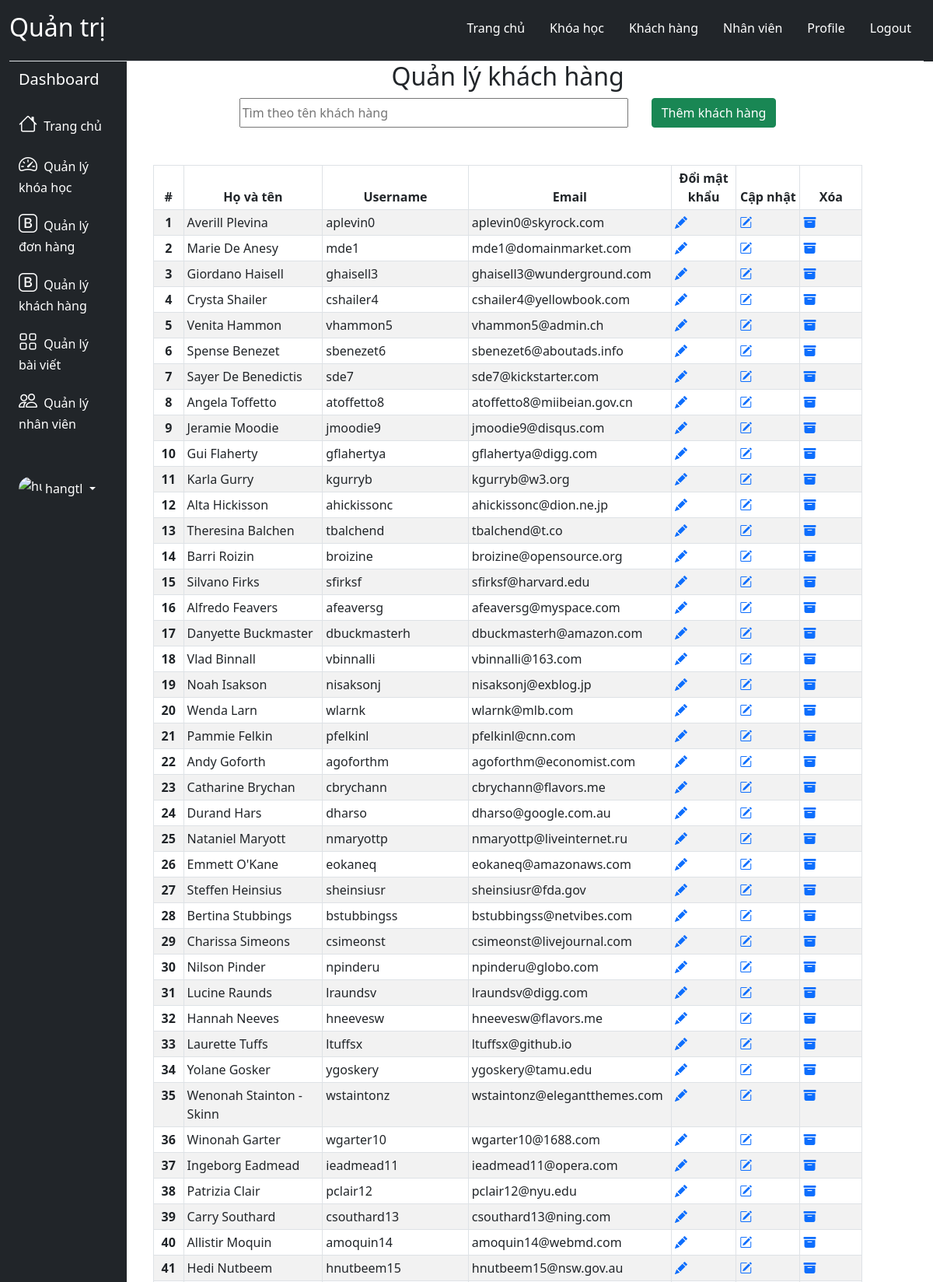
Page /admin/customersManagement.php (signed in, upper part) on the committed database.
### tables this page shows
CREATE TABLE `tbl_customer` (
  `id_customer` int(10) UNSIGNED NOT NULL,
  `username` varchar(255) NOT NULL,
  `password` varchar(255) NOT NULL,
  `fullname` varchar(255) NOT NULL,
  `email` varchar(100) NOT NULL,
  `datebirth` date NOT NULL,
  `address` varchar(255) DEFAULT NULL,
  `phone` varchar(11) DEFAULT NULL,
  `bigold` int(10) DEFAULT NULL
);

### admin/customersManagement.php (the view, shortened to what this page needs)
<?php
    include('connection.php');
    include("templates/header.php");
?>
    <div id="main-main" class="">
            <h2 class="d-flex justify-content-center">Quản lý khách hàng</h2>
            <div style="">
                <ul class="nav d-flex justify-content-center">
                    <li class="nav-item">
                        <input style="height: 38px; width: 500px;" class="" type="text" id="myInput" onkeyup="myFunction()" placeholder="Tìm theo tên khách hàng" title="Type in a name">
                    </li>
                    <li>
                        <a href="addCustomer.php" class="btn btn-success" style = "margin-left: 30px;">Thêm khách hàng</a>
                    </li>
                </ul>
                <div class="row main-content" style="margin-left: 1%; margin-right: 1%;">
                    <div class=" bg-white">
                        <div id=" list-content">
                            <table class="table table-striped table-sm table-bordered" style="" align="center" id="myTable">
                                <thead>
                                    <tr>
                                        <th scope="col"style="overflow: hidden; text-align: center; width: 40px;">#</th>
                                        <th scope="col"style="overflow: hidden; text-align: center; width: 200px;">Họ và tên</th>
                                        <th scope="col"style="overflow: hidden; text-align: center; width: 200px;">Username</th>
                                        <th scope="col"style="overflow: hidden; text-align: center; width: 200px;">Email</th>
                                        <th scope="col"style="overflow: hidden; text-align: center; width: 100px;">Đổi mật khẩu</th>
                                        <th scope="col"style="overflow: hidden; text-align: center; width: 100px;">Cập nhật</th>
                                        <th scope="col"style="overflow: hidden; text-align: center; width: 100px;">Xóa</th>
                                    </tr>
                                </thead>
                                <tbody>
                                    <?php
                                        $sql = "SELECT * FROM tbl_customer";
                                        $result = mysqli_query($conn,$sql);
                                        if(mysqli_num_rows($result)>0){
                                            $i=1;
                                            while($row = mysqli_fetch_assoc($result)){
                                    ?>
                                    <tr>
                                        <th scope="row" style="overflow: hidden; text-align: center;"><?php echo $i; ?></th>
                                        <td> <?php echo $row['fullname']; ?> </td>
                                        <td > <?php echo $row['username']; ?></td>
                                        <td> <?php echo $row['email']; ?></td>
                                        <td><a href="changePassword.php?myid=<?php echo $row['id_customer']; ?>"><i class="bi bi-pencil-fill"></i></a></td>
                                        <td><a href="editCustomer.php?myid=<?php echo $row['id_customer']; ?>"><i class="bi bi-pencil-square"></i></a></td>
                                        <td><a href="deleteUser.php?myid=<?php echo $row['id_customer']; ?>"><i class="bi bi-archive-fill"></i></a></td>
                                    <?php
                                        $i++;
                                        }
                                    }
                                    ?>
                                </tr>
                            </tbody><br><br>
                        </table>
                    </div>
                </main>
            </div>
<?php
    include("templates/footer.php");
?>

### admin/css/style.css (style rules this page uses)
#main-main { margin: 0; }
.main-content { flex-wrap: nowrap; }

### rows in the picture
tbl_customer: fullname "Averill Plevina", username "aplevin0", email "aplevin0@skyrock.com"
tbl_customer: fullname "Marie De Anesy", username "mde1", email "mde1@domainmarket.com"
tbl_customer: fullname "Giordano Haisell", username "ghaisell3", email "ghaisell3@wunderground.com"
tbl_customer: fullname "Crysta Shailer", username "cshailer4", email "cshailer4@yellowbook.com"
tbl_customer: fullname "Venita Hammon", username "vhammon5", email "vhammon5@admin.ch"
tbl_customer: fullname "Spense Benezet", username "sbenezet6", email "sbenezet6@aboutads.info"
tbl_customer: fullname "Sayer De Benedictis", username "sde7", email "sde7@kickstarter.com"
tbl_customer: fullname "Angela Toffetto", username "atoffetto8", email "atoffetto8@miibeian.gov.cn"
tbl_customer: fullname "Jeramie Moodie", username "jmoodie9", email "jmoodie9@disqus.com"
tbl_customer: fullname "Gui Flaherty", username "gflahertya", email "gflahertya@digg.com"
tbl_customer: fullname "Karla Gurry", username "kgurryb", email "kgurryb@w3.org"
tbl_customer: fullname "Alta Hickisson", username "ahickissonc", email "ahickissonc@dion.ne.jp"
tbl_customer: fullname "Theresina Balchen", username "tbalchend", email "tbalchend@t.co"
tbl_customer: fullname "Barri Roizin", username "broizine", email "broizine@opensource.org"
tbl_customer: fullname "Silvano Firks", username "sfirksf", email "sfirksf@harvard.edu"
tbl_customer: fullname "Alfredo Feavers", username "afeaversg", email "afeaversg@myspace.com"
tbl_customer: fullname "Danyette Buckmaster", username "dbuckmasterh", email "dbuckmasterh@amazon.com"
tbl_customer: fullname "Vlad Binnall", username "vbinnalli", email "vbinnalli@163.com"
tbl_customer: fullname "Noah Isakson", username "nisaksonj", email "nisaksonj@exblog.jp"
tbl_customer: fullname "Wenda Larn", username "wlarnk", email "wlarnk@mlb.com"
tbl_customer: fullname "Pammie Felkin", username "pfelkinl", email "pfelkinl@cnn.com"
tbl_customer: fullname "Andy Goforth", username "agoforthm", email "agoforthm@economist.com"
tbl_customer: fullname "Catharine Brychan", username "cbrychann", email "cbrychann@flavors.me"
tbl_customer: fullname "Durand Hars", username "dharso", email "dharso@google.com.au"
tbl_customer: fullname "Nataniel Maryott", username "nmaryottp", email "nmaryottp@liveinternet.ru"
tbl_customer: fullname "Emmett O'Kane", username "eokaneq", email "eokaneq@amazonaws.com"
tbl_customer: fullname "Steffen Heinsius", username "sheinsiusr", email "sheinsiusr@fda.gov"
tbl_customer: fullname "Bertina Stubbings", username "bstubbingss", email "bstubbingss@netvibes.com"
tbl_customer: fullname "Charissa Simeons", username "csimeonst", email "csimeonst@livejournal.com"
tbl_customer: fullname "Nilson Pinder", username "npinderu", email "npinderu@globo.com"
tbl_customer: fullname "Lucine Raunds", username "lraundsv", email "lraundsv@digg.com"
tbl_customer: fullname "Hannah Neeves", username "hneevesw", email "hneevesw@flavors.me"
tbl_customer: fullname "Laurette Tuffs", username "ltuffsx", email "ltuffsx@github.io"
tbl_customer: fullname "Yolane Gosker", username "ygoskery", email "ygoskery@tamu.edu"
tbl_customer: fullname "Wenonah Stainton - Skinn", username "wstaintonz", email "wstaintonz@elegantthemes.com"
tbl_customer: fullname "Winonah Garter", username "wgarter10", email "wgarter10@1688.com"
tbl_customer: fullname "Ingeborg Eadmead", username "ieadmead11", email "ieadmead11@opera.com"
tbl_customer: fullname "Patrizia Clair", username "pclair12", email "pclair12@nyu.edu"
tbl_customer: fullname "Carry Southard", username "csouthard13", email "csouthard13@ning.com"
tbl_customer: fullname "Allistir Moquin", username "amoquin14", email "amoquin14@webmd.com"
tbl_customer: fullname "Hedi Nutbeem", username "hnutbeem15", email "hnutbeem15@nsw.gov.au"

### other values in the picture
$_SESSION['name'] "hangtl"
